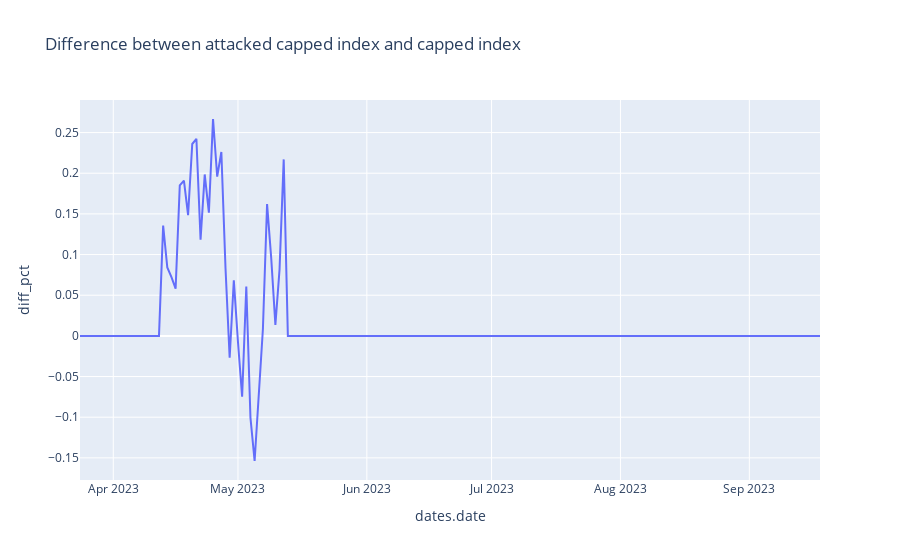

Write notebook code for a chart like this one.
### Code cell
# Plot difference between capped_ind and att_capped_ind using plotly
diff = pd.DataFrame()
# Rename column index to att_capped_index
att_capped_ind = att_capped_ind.rename(columns={'index': 'att_capped_index'})
diff = att_capped_ind.merge(capped_ind, on='dates.date', how='inner')
diff['diff_pct'] = (diff['att_capped_index'] - diff['index']) * 100/diff['index']
px.line(diff, x='dates.date', y='diff_pct', title='Difference between attacked capped index and capped index')

### Figure 1 — Plotly figure (JSON) as saved in the notebook; plotly's stock layout.template omitted (floating-point values rounded to 4 significant figures; data arrays with more than 128 entries replaced by an {"elided": "..."} marker saying what was removed)
{"data": [{"hovertemplate": "dates.date=%{x}<br>diff_pct=%{y}<extra></extra>", "legendgroup": "", "line": {"color": "#636efa", "dash": "solid"}, "marker": {"symbol": "circle"}, "mode": "lines", "name": "", "orientation": "v", "showlegend": false, "type": "scatter", "x": {"elided": "179 str values"}, "xaxis": "x", "y": {"elided": "179 float values"}, "yaxis": "y"}], "layout": {"legend": {"tracegroupgap": 0}, "title": {"text": "Difference between attacked capped index and capped index"}, "xaxis": {"anchor": "y", "domain": [0, 1], "title": {"text": "dates.date"}}, "yaxis": {"anchor": "x", "domain": [0, 1], "title": {"text": "diff_pct"}}}}
